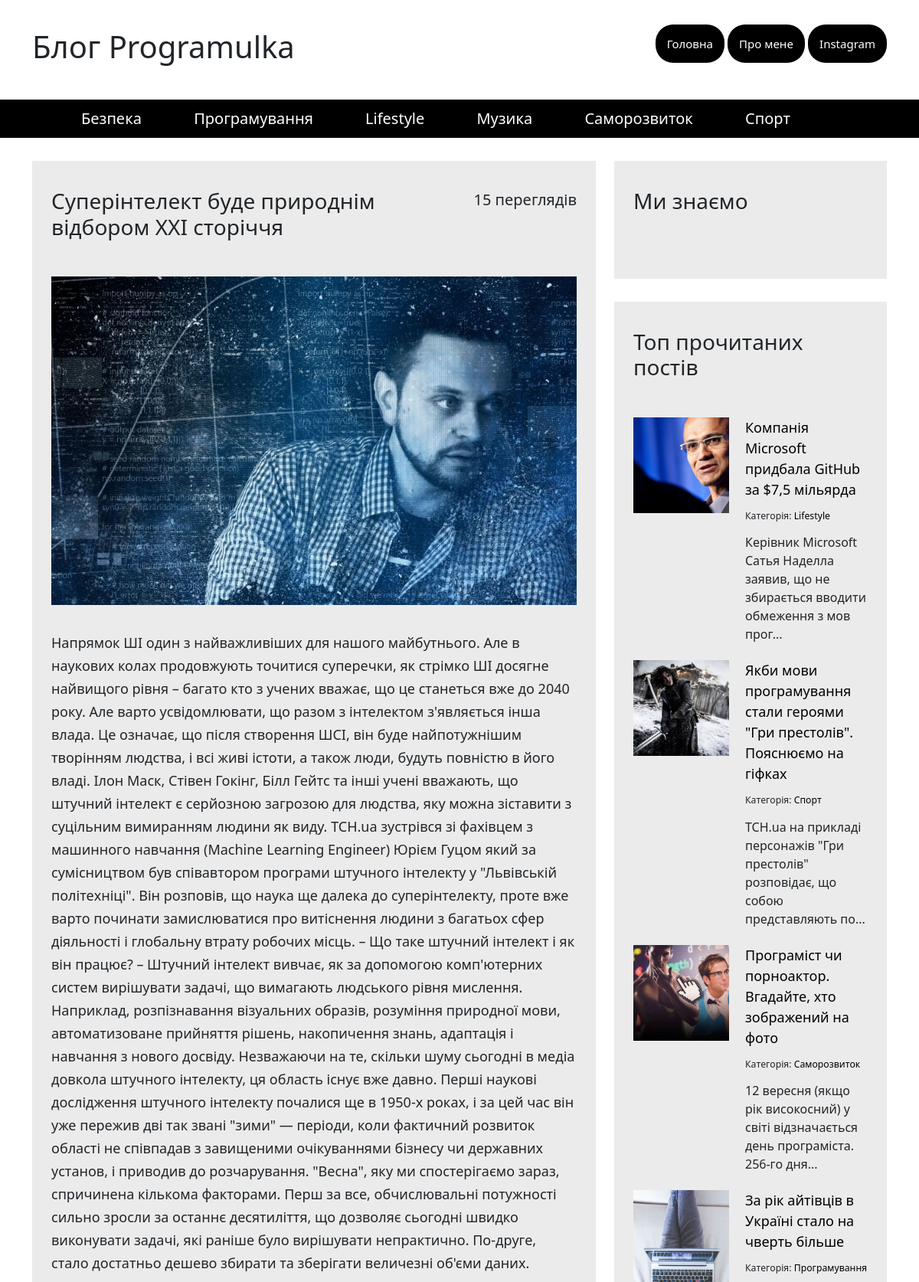
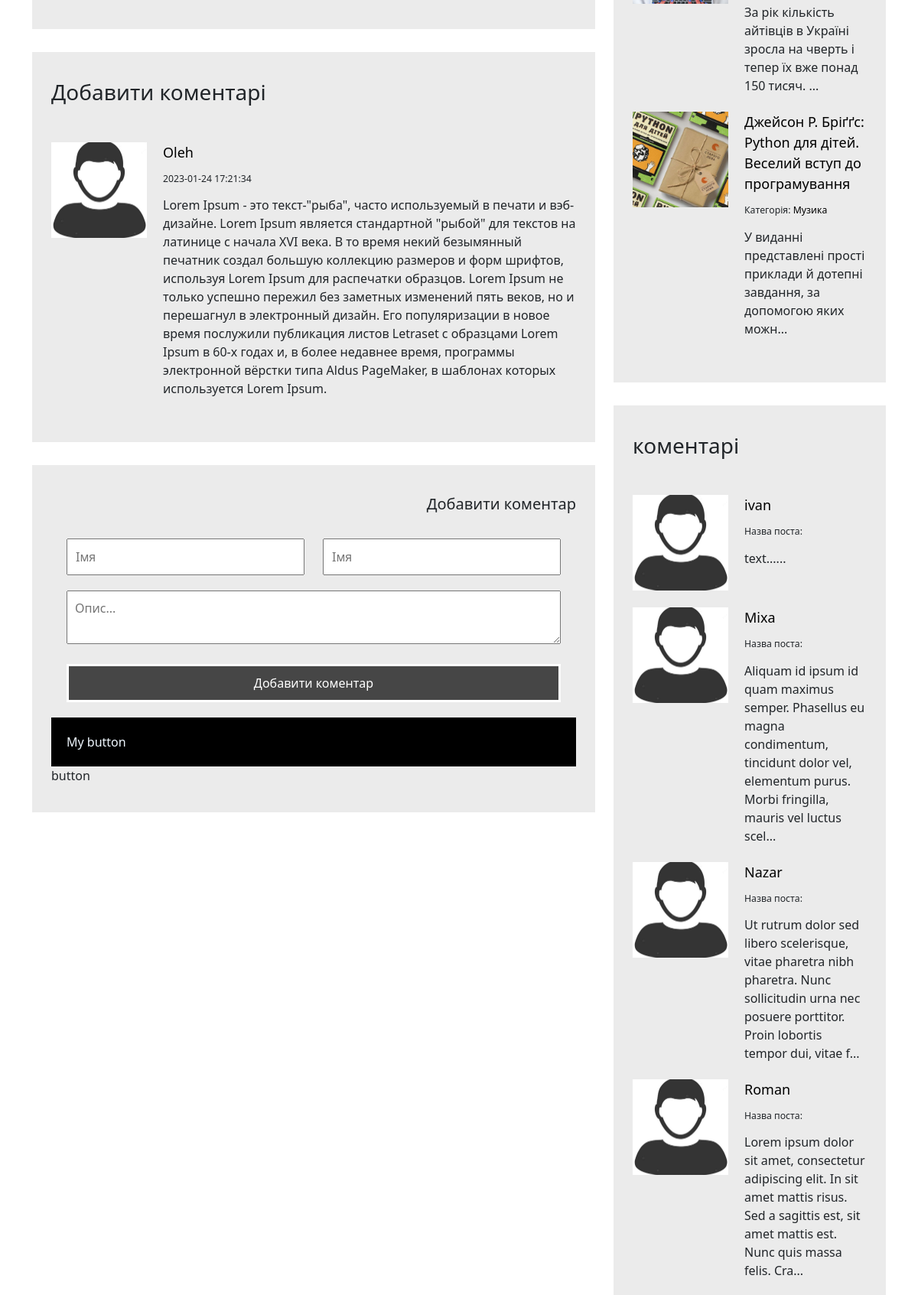
Screenshot of /article.php?id=1 (upper part) with the database file from the repository (2 pictures, top to bottom).
### tables this page shows
CREATE TABLE `articles_categories` (
  `id` int NOT NULL,
  `title` varchar(255) NOT NULL
);

CREATE TABLE `articles` (
  `id` int NOT NULL,
  `title` varchar(255) DEFAULT NULL,
  `text` text,
  `categorie_id` int DEFAULT NULL,
  `pubdate` datetime NOT NULL,
  `views` int NOT NULL DEFAULT '0',
  `img` varchar(255) DEFAULT NULL
);

CREATE TABLE `comments` (
  `id` int NOT NULL,
  `name` varchar(255) DEFAULT NULL,
  `author` varchar(100) DEFAULT NULL,
  `text` text NOT NULL,
  `pubdate` timestamp NOT NULL DEFAULT CURRENT_TIMESTAMP,
  `articles_id` int NOT NULL,
  `img` varchar(255) NOT NULL DEFAULT 'avatar.jpg'
);

### config/config.php (called while the page is built, shortened)
<?php
$config =array(
'title' => 'Блог Programulka',
'db' => array(
    'host' => 'localhost',
    'user' => 'root',
    'password' => 'password',
    'dbname' => 'Blog_test'
)
);

### article.php (the view, shortened to what this page needs)
<?php include("./includes/head.php") ?>
<?php include("./includes/header.php") ?>
<div id="content">
    <div class="container">
        <div class="row">
            <?php $articles_ids = mysqli_query($connection, "SELECT * FROM `articles` WHERE `id`= " . (int)$_GET["id"]);
            if (mysqli_num_rows($articles_ids) <= 0) {
            ?>
                <section class="content_left col-xl-8">
                    <div class="block">
                        <div class="block__content">
                            <div class="full-text">
                                Стаття не знайдена!!!
                            </div>
                        </div>
                    </div>
                </section>
            <?php } else {
                $articles_single_post = mysqli_fetch_assoc($articles_ids);
                mysqli_query($connection, "UPDATE `articles` SET  `views` = `views`+1 WHERE `id`= " . (int)$_GET["id"])
            ?>
                <section class="content_left col-xl-8">
                    <div class="block">
                        <a> <?php echo $articles_single_post['views'] ?> переглядів</a>
                        <h3><?php echo $articles_single_post['title'] ?>
                        </h3>
                        <div class="block__content">
                            <img src="./img/<?php echo $articles_single_post['img'] ?>" alt="black-photo" class="photo__content">
                            <div class="full-text">
                                <?php echo $articles_single_post['text'] ?>
                            </div>
                        </div>
                    </div>
                    <div class="block">
                        <h3>Добавити коментарі</h3>
                        <div class="block__content">
                            <div class="articles articles__vertical new_post">
                                <?php $comment_select = mysqli_query($connection, "SELECT * FROM `comments` WHERE `articles_id`= " . $articles_single_post['id'] . " ORDER BY `pubdate` DESC");
                                if (mysqli_num_rows($comment_select) <= 0) {
                                    echo "Коментарі відсутні.....";
                                } else {
                                    while ($com = mysqli_fetch_assoc($comment_select)) {
                                ?>
                                        <article class="article">
                                            <div class="article_image" style="background-image: url('/img/<?php echo $com["img"]; ?>');">
                                            </div>
                                            <div class="article__info">
                                                <a href=""><?php echo $com["author"]; ?></a>
                                                <div class="article__info__meta">
                                                    <small><?php echo $com["pubdate"]; ?></small>
                                                </div>
                                                <div class="article__info__preview">
                                                    <?php echo $com["text"]; ?>
                                                </div>
                                            </div>
                                        </article>
                                <?php };
                                }; ?>
                            </div>
                        </div>
                    </div>
                    <div class="block" id='id_id'>
                        <a>Добавити коментар</a>
                        <div class="block__content">
                            <form id_page="<?php echo $articles_single_post['id']; ?>" id="form_comments" method="post" action="article.php?id=<?php echo $articles_single_post['id']; ?>#comments-add-from" class="form">
                                <div class="form__group">
                                    <div class="row">
                                        <div class="col-md-6">
                                            <input type="text" class="checkedform__control nickname_name_my_input form__control" name="name" placeholder="Імя">
                                        </div>
                                        <div class="col-md-6">
                                            <input type="text" class="checkedform__control form__control" name="nickname" placeholder="Імя">
                                        </div>
                                    </div>
                                </div>
                                <div class="form__group">
                                    <textarea name="text" class="form__control text_my_input" placeholder="Опис..."></textarea>
                                </div>
                                <div class="form__group">
                                    <input type="submit" class="form__control" name="text" value="Добавити коментар">
                                </div>
                                <div id="submit_div" class="form_controlmy" style="padding: 20px; background-color:black; color:aliceblue; cursor:pointer;">My button</div>
                                <div id="position_button">button</div>
                            </form>
                        </div>
                    </div>
                </section>
                <?php } ?>
                <?php include("./includes/sidebar.php") ?>
        </div>
    </div>
   </div>
</div>
</body>
</html>

### includes/header.php
<div class="wrapper">
        <header id="header">
            <div class="header__top">
                <div class="container">
                    <div class="header__top__logo">
                        <h1><?php echo $config['title'] ?></h1>
                    </div>
                    <nav class="header__top__menu">
                        <ul>
                            <li>
                                <a href="/">Головна</a>
                            </li>
                            <li>
                                <a href="#">Про мене</a>
                            </li>
                            <li>
                                <a href="#">Instagram</a>
                            </li>
                        </ul>
                    </nav>
                </div>
            </div>
<?php $categories=mysqli_query($connection, "SELECT * FROM `articles_categories`");
?>
            <div class="header__bottom">
                <div class="container">
                    <nav>
                        <ul>
                            <?php
                            while($cat = mysqli_fetch_assoc($categories)){
                            ?>
                            <li> <a href="/categories.php?id=<?php echo $cat["id"] ?>"><?php echo $cat["title"]; ?></a></li>
                        <?php  };?>
                        </ul>
                    </nav>
                </div>
            </div>
        </header>

### includes/sidebar.php (shortened to what this page needs)
<section class="content_right col-xl-4">
    <div class="block">
        <h3>Ми знаємо</h3>
        <div class="block__content">
        </div>
    </div>
    <div class="block">
        <?php $categories_select_ok = mysqli_query($connection, "SELECT * FROM `articles` ORDER BY `views` DESC LIMIT 5"); ?>
        <h3>Топ прочитаних постів</h3>
        <div class="block__content">
            <div class="articles articles__vertical new_post">
                <?php
                while ($post = mysqli_fetch_assoc($categories_select_ok)) {
                ?>
                    <article class="article">
                        <div class="article_image" style="background-image: url('/img/<?php echo $post["img"]; ?>');">
                        </div>
                        <div class="article__info">
                            <a href="/article.php?id=<?php echo $post["id"] ?>"><?php echo $post["title"]; ?></a>
                            <div class="article__info__meta">
                                <?php
                                foreach ($categories as $cat) {
                                    $cat_title = false;
                                    if ($cat["id"] === $post["categorie_id"]) {
                                        $cat_title = $cat["title"];
                                        break;
                                    };
                                };
                                ?>
                                <small>Категорія: <a href="/categories.php?id=<?php echo $post["categorie_id"] ?>"><?php echo $cat_title; ?></a></small>
                            </div>
                            <div class="article__info__preview">
                                <?php echo substr($post["text"], 0, 150); ?>...
                            </div>
                        </div>
                    </article>
                <?php  }; ?>
            </div>
        </div>
    </div>
    <div class="block">
        <h3>коментарі</h3>
        <div class="block__content">
            <div class="articles articles__vertical new_post">
                <?php $comments = mysqli_query($connection, "SELECT * FROM `comments` ORDER BY `pubdate` DESC LIMIT 5");
                while ($comment = mysqli_fetch_assoc($comments)) {
                ?>
                    <article class="article">
                        <div class="article_image" style="background-image: url('/img/<?php echo $comment["img"]; ?>');">
                        </div>
                        <div class="article__info">
                            <a href="/article.php?id=<?php echo $comment["id"] ?>"><?php echo $comment["name"]; ?></a>
                            <div class="article__info__meta">
                                <small>Назва поста: <a href="/article.php?id=<?php echo $comment["articles_id"] ?>"><?php echo $art_title; ?></a></small>
                            </div>
                            <div class="article__info__preview">
                                <?php echo substr($comment["text"], 0, 150); ?>...
                            </div>
                        </div>
                    </article>
                <?php  }; ?>
            </div>
        </div>
    </div>
</section>

### css/style.css (style rules this page uses)
html, body, div, span, applet, object, iframe, h1, h2, h3, h4, h5, h6, p, blockquote, pre, a, abbr, acronym, address, big, cite, code, del, dfn, em, img, ins, kbd, q, s, samp, small, strike, strong, sub, sup, tt, var, b, u, i, center, dl, dt, dd, ol, ul, li, fieldset, form, label, legend, table, caption, tbody, tfoot, thead, tr, th, td, article, aside, canvas, details, embed, figure, figcaption, footer, header, hgroup, menu, nav, output, ruby, section, summary, time, mark, audio, video { margin: 0; padding: 0; border: 0; font-size: 100%; font: inherit; vertical-align: baseline; }
article, aside, details, figcaption, figure, footer, header, hgroup, menu, nav, section { display: block; }
body { line-height: 1; font-family: 'Roboto', sans-serif; }
ol, ul { list-style: none; }
h1 { font-size: 48px; font-weight: bold; }
h3 { font-size: 20px; font-weight: bold; }
#header .header__top { padding: 37px 0; background-color: #fff; }
#footer .container, .header__top .container { display: flex; justify-content: space-between; align-items: center; }
.footer__menu ul li, .header__top__menu ul li { display: inline-block; }
.header__top__menu ul li a { font-size: 15px; text-decoration: none; top: 50%; background-color: #000000; color: #fff; border: none; border-radius: 23px; padding: 15px; min-height: 30px; min-width: 120px; }
.header__bottom { height: 50px; background-color: #000; margin-bottom: 30px; }
.header__bottom li { display: inline-block; height: 100%; }
.header__bottom ul { height: 50px; }
.header__bottom nav ul>li>a { height: 100%; color: #fff; padding: 0 32px; font-size: 20px; display: flex; align-items: center; text-decoration: none; }
body a { text-decoration: none; }
.block { background-color: #ebebeb; padding: 36px 25px; margin-bottom: 30px; }
.block>a { font-size: 20px; color: #000; float: right; }
.block .block__content { padding-top: 40px; }
.articles .article .article_image { width: 125px; height: 125px; overflow: hidden; float: left; background-repeat: no-repeat; background-size: cover; background-position: center center; }
.articles .article .article__info { margin-left: 125px; padding-left: 21px; }
.articles .article .article__info>a { color: #000; font-size: 18px; font-weight: normal; }
.articles .article .article__info>.article__info__meta { font-size: 14px; font-weight: 300; margin-top: 9px; margin-bottom: 13px; }
.articles .article .article__info>.article__info__meta a { color: #000; }
.articles .article .article__info>.article__info__preview { font-size: 16px; font-weight: 300; }
.articles__vertical { display: flex; flex-direction: column; }
.photo__content { max-width: 100%; max-height: 700px; }
.articles.articles__vertical .article { margin-bottom: 22px; }
.full-text { margin-top: 22px; font-size: 18px; padding: 12px 0; line-height: 30px; }
.form__control { width: 100%; padding: 10px; font-size: 16px; outline: none; }
.form__group { margin: 20px; }
.form__group input[type="submit"] { background-color: rgba(0, 0, 0, 0.7); color: #fff; border: 3px solid white; transition: all 0.3s ease; }

### rows the page displays
articles_categories: title "Безпека"
articles_categories: title "Програмування"
articles_categories: title "Lifestyle"
articles_categories: title "Музика"
articles_categories: title "Саморозвиток"
articles_categories: title "Спорт"
articles: views "15", title "Суперінтелект буде природнім відбором ХХІ сторіччя", img (picture), text "Напрямок ШІ один з найважливіших для нашого майбутнього. Але в наукових колах продовжують точитися суперечки, як стрімко ШІ досягне найвищого рівня – багато кто з учених вважає, що це станеться вже до 2040 року. Але варто усвідомлювати, що разом з інтелектом з'являється інша влада. Це означає, що після створення ШСІ, він буде найпотужнішим творінням людства, і всі живі істоти, а також люди, будуть повністю в його владі. Ілон Маск, Стівен Гокінг, Білл Гейтс та інші учені вважають, що штучний інтелект є серйозною загрозою для людства, яку можна зіставити з суцільним вимиранням людини як виду. ТСН.ua зустрівся зі фахівцем з машинного навчання (Machine Learning Engineer) Юрієм Гуцом який за…"
comments: img (placeholder picture), author "Oleh", pubdate "2023-01-24 17:21:34", text "Lorem Ipsum - это текст-\"рыба\", часто используемый в печати и вэб-дизайне. Lorem Ipsum является стандартной \"рыбой\" для текстов на латинице с начала XVI века. В то время некий безымянный печатник создал большую коллекцию размеров и форм шрифтов, используя Lorem Ipsum для распечатки образцов. Lorem Ipsum не только успешно пережил без заметных изменений пять веков, но и перешагнул в электронный дизайн. Его популяризации в новое время послужили публикация листов Letraset с образцами Lorem Ipsum в 60-х годах и, в более недавнее время, программы электронной вёрстки типа Aldus PageMaker, в шаблонах которых используется Lorem Ipsum."
articles: img (picture), title "Компанія Microsoft придбала GitHub за $7,5 мільярда", text "Керівник Microsoft Сатья Наделла заявив, що не збирається вводити обмеження з мов прог"
articles: img (picture), title "Якби мови програмування стали героями \"Гри престолів\". Пояснюємо на гіфках", text "ТСН.ua на прикладі персонажів \"Гри престолів\" розповідає, що собою представляють по"
articles: img (picture), title "Програміст чи порноактор. Вгадайте, хто зображений на фото", text "12 вересня (якщо рік високосний) у світі відзначається день програміста. 256-го дня"
articles: img (picture), title "За рік айтівців в Україні стало на чверть більше", text "За рік кількість айтівців в Україні зросла на чверть і тепер їх вже понад 150 тисяч."
articles: img (picture), title "Джейсон Р. Бріґґс: Python для дітей. Веселий вступ до програмування", text "У виданні представлені прості приклади й дотепні завдання, за допомогою яких можн"
comments: img (placeholder picture), name "ivan", text "text..."
comments: img (placeholder picture), name "Mixa", text "Aliquam id ipsum id quam maximus semper. Phasellus eu magna condimentum, tincidunt dolor vel, elementum purus. Morbi fringilla, mauris vel luctus scel"
comments: img (placeholder picture), name "Nazar", text "Ut rutrum dolor sed libero scelerisque, vitae pharetra nibh pharetra. Nunc sollicitudin urna nec posuere porttitor. Proin lobortis tempor dui, vitae f"
comments: img (placeholder picture), name "Roman", text "Lorem ipsum dolor sit amet, consectetur adipiscing elit. In sit amet mattis risus. Sed a sagittis est, sit amet mattis est. Nunc quis massa felis. Cra"

### other values shown
$config['title'] "Блог Programulka"
